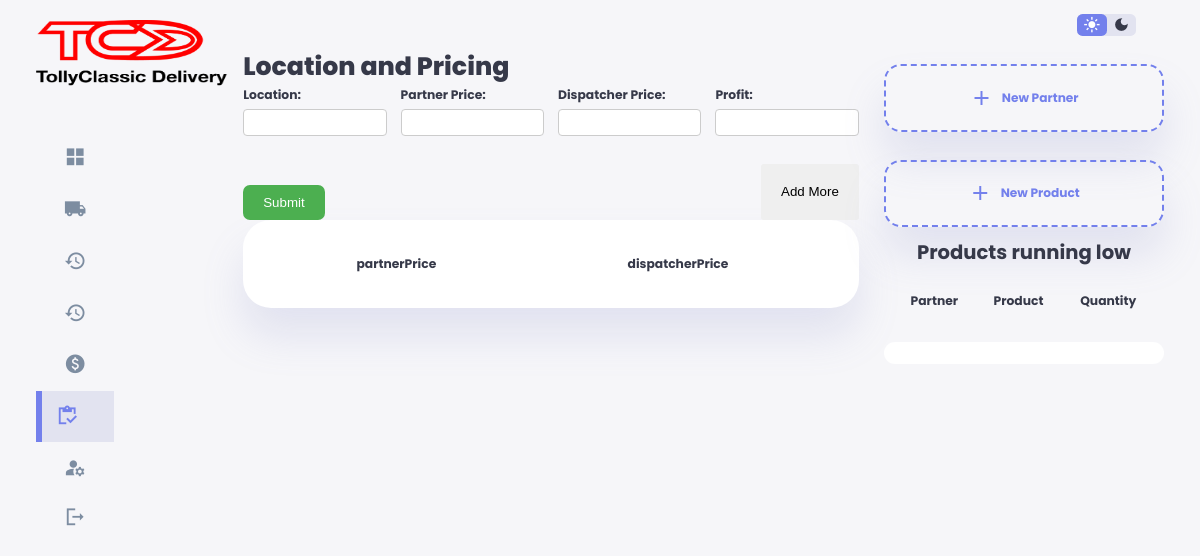
The app's page /abojuto/ninan.php, older data.
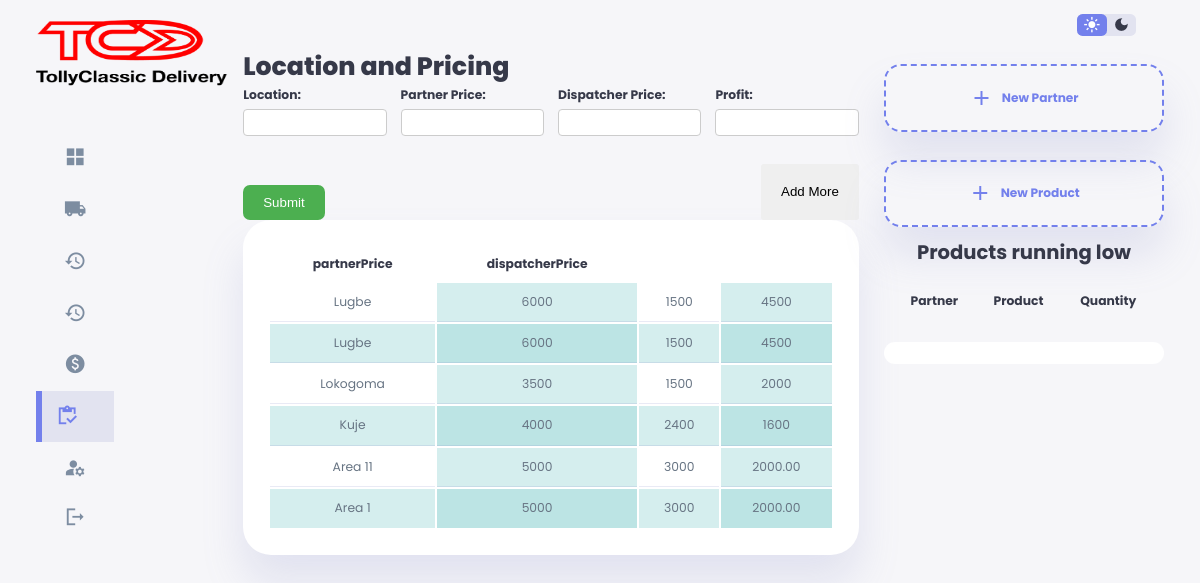
The same page, newer data.
### tables this page shows
CREATE TABLE `ninawo` (
  `id` int(11) NOT NULL,
  `location` varchar(100) NOT NULL,
  `partnerPrice` varchar(100) NOT NULL,
  `dispatcherPrice` varchar(100) NOT NULL,
  `profit` varchar(100) NOT NULL,
  `date` timestamp NOT NULL DEFAULT current_timestamp() ON UPDATE current_timestamp()
);

### abojuto/ninan.php (the view, shortened to what this page needs)
<!DOCTYPE html>
<html lang="en">
<head>
    <link rel="stylesheet" href="css/styls.css">
</head>
<body>
    <div class="container">
        <aside>
            <div class="top">
                <div class="logo">
                    <img src="./images/logo.png">
                </div>
            </div>
            <div class="sideBar">
                <a href="index.php">
                    <span class="material-icons-sharp">grid_view</span>
                </a>
                <a href="records.php">
                    <span class="material-icons-sharp">local_shipping</span>
                </a>
                <a href="sisanwo.php">
                    <span class="material-icons-sharp">history</span>
                </a>
                <a href="sisanwokeji.php">
                    <span class="material-icons-sharp">history</span>
                </a>
                <a href="inawo.php">
                    <span class="material-icons-sharp">paid</span>
                </a>
                <a href="ninan.php" class="active">
                    <span class="material-icons-sharp">inventory</span>
                </a>
                <a href="newUser.php">
                    <span class="material-icons-sharp">manage_accounts</span>
                </a>
                <a href="../logout.php">
                    <span class="material-icons-sharp">logout</span>
                </a>
            </div>
        </aside>
        <main>
            <div class="recent-sales">
                <h1>Location and Pricing</h1>
                <form class="five-column-form" action="ninawowole.php" method="POST">
                    <div id="fields-container">
                        <div class="field-container">
                            <div class="field-group">
                                <label for="location">Location:</label>
                                <input type="text" name="location[]" required>
                            </div>
                            <div class="field-group">
                                <label for="partnerPrice">Partner Price:</label>
                                <input type="text" name="partnerPrice[]" required>
                            </div>
                            <div class="field-group">
                                <label for="dispatcherPrice">Dispatcher Price:</label>
                                <input type="text" name="dispatcherPrice[]" required>
                            </div>
                            <div class="field-group">
                                <label for="profit">Profit:</label>
                                <input type="text" name="profit[]" required>
                            </div>
                        </div>
                    </div>
                    <div class="button-container">
                        <div class="job">
                            <input type="submit" value="Submit">
                        </div>
                        <button type="button" class="add-button" onclick="addDataField()">Add More</button>
                    </div>
                </form>
                <table style="width: 100%;">
                    <thead>
                        <tr>
                            <th>partnerPrice</th>
                            <th>dispatcherPrice</th>
                        </tr>
                    </thead>
                    <tbody id="table-body">
                        <?php
        require '../config.php';
        $query = mysqli_query($conn, "SELECT location, partnerPrice, dispatcherPrice, profit FROM ninawo ORDER BY location DESC");
        while ($row = mysqli_fetch_array($query)) {
            $location = $row['location'];
            $partnerPrice = $row['partnerPrice'];
            $dispatcherPrice = $row['dispatcherPrice'];
            $profit = $row['profit'];
        ?>
                        <tr>
                            <td><?php echo htmlspecialchars($location); ?></td>
                            <td><?php echo htmlspecialchars($partnerPrice); ?></td>
                            <td><?php echo htmlspecialchars($dispatcherPrice); ?></td>
                            <td><?php echo htmlspecialchars($profit); ?></td>
                        </tr>
                        <?php } ?>
                    </tbody>
                </table>
            </div>
        </main>
        <div class="right">
            <div class="top">
                <div class="theme-toggler">
                    <span id="light-mode-icon" class="material-icons-sharp active">light_mode</span>
                    <span id="dark-mode-icon" class="material-icons-sharp">dark_mode</span>
                </div>
            </div>
            <div class="sales-analytics">
                <a href="newalabasepo.php">
                    <div class="item add-product">
                        <div>
                            <span class="material-icons-sharp">add</span>
                            <h3>New Partner</h3>
                        </div>
                    </div>
                </a>
                <a href="ojatitun.php">
                    <div class="item add-product">
                        <div>
                            <span class="material-icons-sharp">add</span>
                            <h3>New Product</h3>
                        </div>
                    </div>
                </a>
                <span>
                    <center>
                        <h2>Products running low</h2>
                    </center>
                </span>
                <table style="width: 100%;">
                    <thead>
                        <tr>
                            <th>Partner</th>
                            <th>Product</th>
                            <th>Quantity</th>
                        </tr>
                    </thead>
                </table>
                <div class="item-online">
                    <div class="right">
                        <table style="width: 100%;" class="due_client">
                        </table>
                    </div>
                </div>
            </div>
        </div>
    </div>
</body>
</html>

### abojuto/ninan.php (style rules this page uses)
table, th, td { padding: 8px; }
tr:nth-child(even) { background-color: rgba(150, 212, 212, 0.4); }
td:nth-child(even) { background-color: rgba(150, 212, 212, 0.4); }

Row changes from the older to the newer data that the page shows:
added ninawo: location "Lugbe", partnerPrice "6000", dispatcherPrice "1500", profit "4500"
added ninawo: location "Lugbe", partnerPrice "6000", dispatcherPrice "1500", profit "4500"
added ninawo: location "Lokogoma", partnerPrice "3500", dispatcherPrice "1500", profit "2000"
added ninawo: location "Kuje", partnerPrice "4000", dispatcherPrice "2400", profit "1600"
added ninawo: location "Area 11", partnerPrice "5000", dispatcherPrice "3000", profit "2000.00"
added ninawo: location "Area 1", partnerPrice "5000", dispatcherPrice "3000", profit "2000.00"
